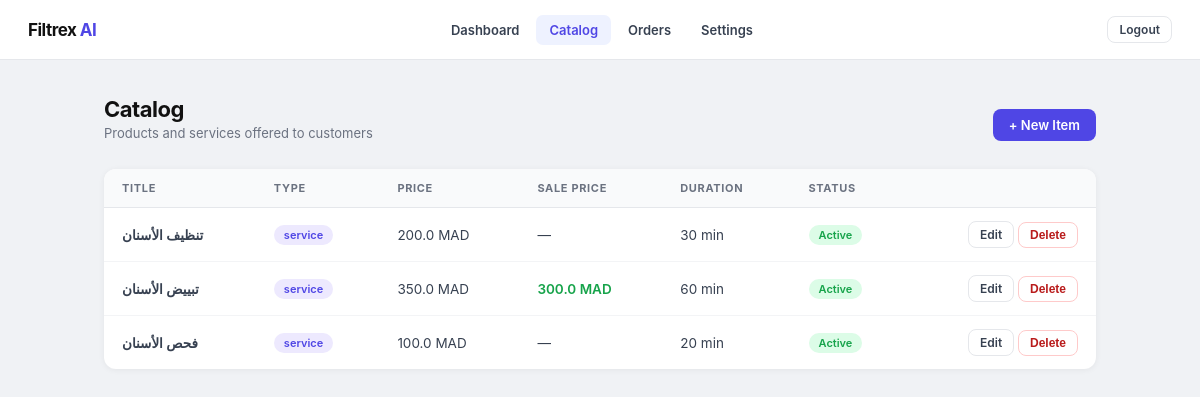
The app's page /admin/catalog (signed in) with its own data.
### tables this page shows
CREATE TABLE catalogs (
                id           INTEGER PRIMARY KEY AUTOINCREMENT,
                client_id    INTEGER NOT NULL REFERENCES clients(id),
                title        TEXT NOT NULL,
                type         TEXT DEFAULT 'service',
                price        REAL DEFAULT 0,
                sale_price   REAL,
                description  TEXT,
                duration_min INTEGER,
                stock_qty    INTEGER,
                is_active    INTEGER DEFAULT 1,
                created_at   TEXT DEFAULT (datetime('now'))
            );

CREATE TABLE clients (
                id                INTEGER PRIMARY KEY AUTOINCREMENT,
                name              TEXT NOT NULL,
                business_type     TEXT DEFAULT 'clinic',
                default_language  TEXT DEFAULT 'ar',
                currency          TEXT DEFAULT 'MAD',
                timezone          TEXT DEFAULT 'Africa/Casablanca',
                admin_whatsapp    TEXT,
                ultramsg_instance TEXT,
                ultramsg_token    TEXT,
                is_active         INTEGER DEFAULT 1,
                created_at        TEXT DEFAULT (datetime('now'))
            );

### app.py (the view)
@app.route("/admin/catalog")
def admin_catalog():
    guard = _admin_guard()
    if guard:
        return guard
    client = get_client(CLIENT_ID)
    con = get_db_connection()
    try:
        items = [dict(r) for r in con.execute(
            "SELECT * FROM catalogs WHERE client_id=? ORDER BY id ASC", (CLIENT_ID,)
        ).fetchall()]
    finally:
        con.close()
    return render_template("admin/catalog.html", items=items,
                           currency=client.get("currency", "MAD"), active="catalog")

### app.py (called while the page is built)
def get_db_connection():
    con = sqlite3.connect(DB_FILE, timeout=10)
    con.row_factory = sqlite3.Row
    return con

def get_client(client_id=CLIENT_ID):
    con = get_db_connection()
    try:
        row = con.execute("SELECT * FROM clients WHERE id=?", (client_id,)).fetchone()
    finally:
        con.close()
    return dict(row) if row else {}

def _admin_guard():
    if not session.get("logged_in"):
        return redirect(url_for("login"))
    return None

### templates/admin/catalog.html (shortened to what this page needs)
{% extends "admin/layout.html" %}
{% block content %}
<div class="page-head">
  <div>
    <h1 class="page-title">Catalog</h1>
    <p class="page-sub">Products and services offered to customers</p>
  </div>
  <a href="/admin/catalog/new" class="btn btn-primary">+ New Item</a>
</div>
<div class="card">
  {% if items %}
  <table>
    <thead>
      <tr>
        <th>Title</th>
        <th>Type</th>
        <th>Price</th>
        <th>Sale Price</th>
        <th>Duration</th>
        <th>Status</th>
        <th></th>
      </tr>
    </thead>
    <tbody>
    {% for item in items %}
    <tr>
      <td style="font-weight:600">{{ item.title }}</td>
      <td><span class="badge badge-purple">{{ item.type }}</span></td>
      <td>{{ item.price }} {{ currency }}</td>
      <td>{% if item.sale_price %}<span style="color:#16a34a;font-weight:600">{{ item.sale_price }} {{ currency }}</span>{% else %}—{% endif %}</td>
      <td>{% if item.duration_min %}{{ item.duration_min }} min{% else %}—{% endif %}</td>
      <td>
        {% if item.is_active %}
          <span class="badge badge-green">Active</span>
        {% else %}
          <span class="badge badge-gray">Inactive</span>
        {% endif %}
      </td>
      <td style="text-align:right">
        <a href="/admin/catalog/{{ item.id }}/edit" class="btn btn-ghost btn-sm">Edit</a>
        <form method="post" action="/admin/catalog/{{ item.id }}/delete" style="display:inline" onsubmit="return confirm('Delete this item?')">
          <button type="submit" class="btn btn-danger btn-sm">Delete</button>
        </form>
      </td>
    </tr>
    {% endfor %}
    </tbody>
  </table>
  {% else %}
  <div class="empty">
    <div class="empty-icon">🗂️</div>
    <div class="empty-text">No catalog items yet</div>
    <div class="empty-sub"><a href="/admin/catalog/new" style="color:#4f46e5">Add your first item</a></div>
  </div>
  {% endif %}
</div>
{% endblock %}

### templates/admin/layout.html (style rules this page uses)
*,*::before,*::after { box-sizing:border-box;margin:0;padding:0 }
body { font-family:-apple-system,BlinkMacSystemFont,"Segoe UI",Roboto,sans-serif;background:#f0f2f5;min-height:100vh;color:#111 }
a { color:inherit;text-decoration:none }
.btn { display:inline-flex;align-items:center;gap:6px;padding:8px 16px;font-size:13px;font-weight:600;border-radius:8px;cursor:pointer;border:none;transition:background .12s,color .12s }
.btn-primary { background:#4f46e5;color:#fff }
.btn-ghost { background:transparent;color:#374151;border:1.5px solid #e5e7eb }
.btn-danger { background:transparent;color:#b91c1c;border:1.5px solid #fecaca }
.btn-sm { padding:5px 11px;font-size:12px }
.page-head { margin-bottom:28px;display:flex;align-items:flex-end;justify-content:space-between;flex-wrap:wrap;gap:12px }
.page-title { font-size:22px;font-weight:700;letter-spacing:-.5px }
.page-sub { font-size:13px;color:#6b7280;margin-top:3px }
.card { background:#fff;border-radius:12px;box-shadow:0 1px 6px rgba(0,0,0,.06);overflow:hidden }
table { width:100%;border-collapse:collapse;font-size:13.5px }
thead { background:#f9fafb;border-bottom:1px solid #e5e7eb }
th { padding:12px 18px;text-align:left;font-size:11px;font-weight:700;text-transform:uppercase;letter-spacing:.06em;color:#6b7280 }
td { padding:13px 18px;color:#374151;border-bottom:1px solid #f3f4f6;vertical-align:middle }
tr:last-child td { border-bottom:none }
.badge { display:inline-block;padding:3px 10px;border-radius:99px;font-size:11px;font-weight:600 }
.badge-purple { background:#ede9fe;color:#4f46e5 }
.badge-green { background:#dcfce7;color:#16a34a }

### records on screen
catalogs: title "تنظيف الأسنان", type "service", price "200.0", duration_min "30", is_active "Active"
clients: currency "MAD"
catalogs: title "تبييض الأسنان", type "service", price "350.0", sale_price "300.0", duration_min "60", is_active "Active"
catalogs: title "فحص الأسنان", type "service", price "100.0", duration_min "20", is_active "Active"
